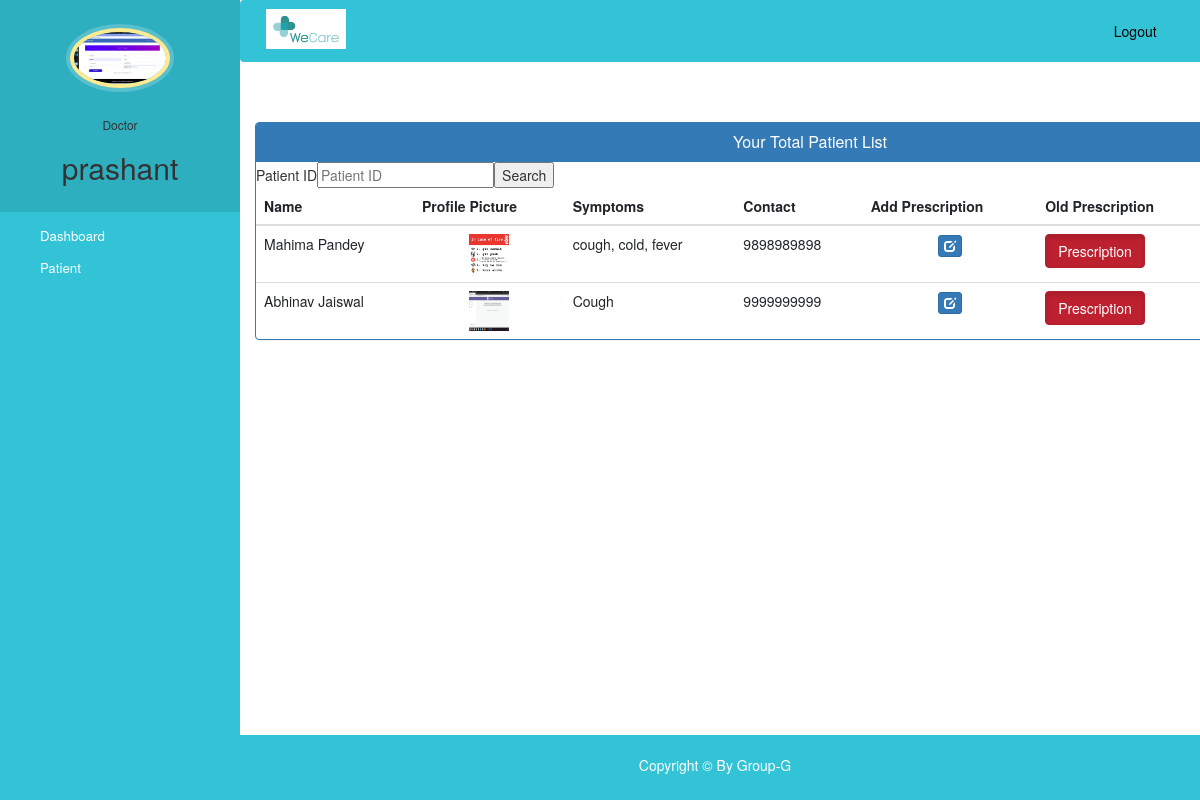
Page /doctor-patient-search (signed in) on the committed database.
### hospital/models.py (models this page shows, shortened)
class Doctor(models.Model):
    user = models.OneToOneField(User, on_delete=models.CASCADE)
    profile_pic = models.ImageField(
        upload_to='profile_pic/DoctorProfilePic/', null=True, blank=True)
    address = models.CharField(max_length=40)
    mobile = models.CharField(max_length=20, null=True)
    department = models.CharField(
        max_length=50, choices=departments, default='Cardiologist')

class Patient(models.Model):
    user = models.OneToOneField(User, on_delete=models.CASCADE)
    profile_pic = models.ImageField(
        upload_to='profile_pic/PatientProfilePic/', null=True, blank=True)
    address = models.CharField(max_length=40)
    mobile = models.CharField(max_length=20, null=False)
    symptoms = models.CharField(max_length=100, null=False)
    assignedDoctorId = models.PositiveIntegerField(null=True)
    allergy_substance = models.CharField(max_length=100)
    allergy_criticality = models.CharField(
        max_length=20, choices=criticality, default='low')
    problems_list = models.CharField(max_length=100, null=False)
    immunization = models.CharField(max_length=100, null=False)
    history_procedure = models.CharField(max_length=100, null=False)
    diagnostic_results = models.FileField(
        upload_to='patient_document/', null=True, blank=True)
    past_history_of_illness = models.CharField(max_length=100, null=False)
    @property
    def get_name(self):
        return self.user.first_name+" "+self.user.last_name

### hospital/views.py (the view)
# urls.py: path('doctor-patient-search', views.doctor_patient_search_view,name='doctor-patient-search'),
@login_required(login_url='doctorlogin')
@user_passes_test(is_doctor)
def doctor_patient_search_view(request):
    mydict = {
        'patients': models.Patient.objects.all().filter(assignedDoctorId=request.user.id),
        'doctor': models.Doctor.objects.get(user_id=request.user.id),
    }
    if request.method == 'POST':
        mydict = {
            'patients': models.Patient.objects.all().filter(assignedDoctorId=request.user.id, user_id=request.POST['patId']),
            'doctor': models.Doctor.objects.get(user_id=request.user.id),
        }
    return render(request, 'hospital/doctor_patient.html', context=mydict)

### hospital/views.py (called while the page is built)
def is_doctor(user):
    return user.groups.filter(name='DOCTOR').exists()

### templates/hospital/doctor_patient.html (shortened to what this page needs)
{% extends 'hospital/doctor_base.html' %}
{% block content %}
{%load static%}
<head>
  <link href="//netdna.bootstrapcdn.com/bootstrap/3.0.0/css/bootstrap.min.css" rel="stylesheet" id="bootstrap-css">
</head>
<div class="container">
  <div class="panel panel-primary">
    <div class="panel-heading">
      <h6 class="panel-title">Your Total Patient List</h6>
    </div>
    <form method="POST">
      <table>
        <tr>
          <td>Patient ID</td>
          <td><input type="number" name = "patId" placeholder="Patient ID" value=""></td>
          <td><input type="submit" name="submit" value="Search"></td>
        </tr>
      </table>
    </form>
    <table class="table table-hover" id="dev-table" align="center">
      <thead>
        <tr>
          <th>Name</th>
          <th>Profile Picture</th>
          <th>Symptoms</th>
          <th>Contact</th>
          <th>Add Prescription</th>
          <th>Old Prescription</th>
        </tr>
      </thead>
      {% for p in patients %}
      <tr>
        <td> {{p.get_name}}</td>
        <td align="center"> <img src="{% static p.profile_pic.url %}" alt="Profile Pic" height="40px" width="40px" /></td>
        <td>{{p.symptoms}}</td>
        <td>{{p.mobile}}</td>
        <td align="center"><a class="btn btn-primary btn-xs" href="{% url 'new-prescription' p.id  %}"><span class="glyphicon glyphicon-edit"></span></a></td>
        <td><a href="{% url 'old-prescription' p.id  %}" class="btn btn-danger active" role="button" aria-pressed="true">Prescription</a></td>
      </tr>
      {% endfor %}
    </table>
  </div>
</div>
{% endblock content %}

### templates/hospital/doctor_base.html (shortened to what this page needs)
<!DOCTYPE html>
{% load static %}
<html lang="en">
<head>
  <link rel="stylesheet" href="https://stackpath.bootstrapcdn.com/bootstrap/4.3.1/css/bootstrap.min.css">
  <link rel="stylesheet" href="https://maxcdn.bootstrapcdn.com/font-awesome/4.7.0/css/font-awesome.min.css">
</head>
<body>
  <nav class="menu" tabindex="0">
    <header class="avatar">
      <img src="{% static doctor.profile_pic.url %}" alt="Profile Pic" />
      <br><br>
      <h6>Doctor</h6>
      <h2>{{request.user.first_name}}</h2>
    </header>
    <ul>
      <li tabindex="0" class="icon-dashboard"> <a style="color:white; text-decoration:none;" href="/doctor-dashboard"><span>Dashboard</span></a> </li>
      <li tabindex="0" class="icon-users"> <a style="color:white; text-decoration:none;" href="/doctor-patient-search"><span>Patient</span></a></li>
    </ul>
  </nav>
  <main>
    <div class="bs-example">
      <nav class="navbar navbar-expand-md  navbar-dark fixed-top" style="background:rgba(0, 181, 204,0.8);">
        <a class="navbar-brand" href="/" ><img src="{% static "images/logo.png" %}" width="80" height="40" style="position: absolute; top: 8px; bottom: 5px;" alt=""></a>
        <div class="collapse navbar-collapse justify-content-between" id="navbarCollapse">
          <div class="navbar-nav" style=" margin-left: 90%;">
            <a href="/logout" style="color:black" class="nav-item nav-link">Logout</a>
          </div>
        </div>
      </nav>
    </div>
    <br><br>
    {% block content %}
    {% endblock content %}
    <div class="footer">
      <p>
        Copyright &copy; By Group-G </p>
    </div>
  </main>
</body>
</html>

### templates/hospital/doctor_base.html (style rules this page uses)
.navbar-brand { color: #000; }
a:link { text-decoration: none; }
a { color: white; }
.footer { position: fixed; padding: 20px 250px 0px 0px; left: 240px; bottom: 0; width: 100%; background-color: rgba(0, 181, 204,0.8); color: white; text-align: center; height: 65px; }
body { padding-left: 240px; position: fixed; }
main { position: relative; width: 82vw; height: 100vh; overflow-y: scroll; }
.menu { background: rgba(0, 181, 204,0.8); height: 100vh; width: 240px; position: fixed; top: 0px; left: 0; z-index: 5; outline: none; }
.menu .avatar { background: rgba(0, 0, 0, 0.1); padding: 2em 0.5em; text-align: center; }
.menu .avatar img { width: 100px; border-radius: 50%; overflow: hidden; border: 4px solid #ffea92; box-shadow: 0 0 0 4px rgba(255, 255, 255, 0.2); }
.menu .avatar h2 { font-weight: normal; margin-bottom: 0; }
.menu ul { list-style: none; padding: 0.5em 0; margin: 0; }
.menu ul li { padding: 0.5em 1em 0.5em 3em; font-size: 0.95em; font-weight: regular; background-repeat: no-repeat; background-position: left 15px center; background-size: auto 20px; transition: all 0.15s linear; cursor: pointer; }
.menu ul li.icon-dashboard { background-image: url("http://www.entypo.com/images//gauge.svg"); }
.menu ul li.icon-users { background-image: url("http://www.entypo.com/images//users.svg"); }

### templates/hospital/doctor_patient.html (style rules this page uses)
a:link { text-decoration: none; }
h6 { text-align: center; }

### rows in the picture
Doctor: profile_pic (picture)
Patient: get_name "Mahima Pandey", profile_pic (picture), symptoms "cough, cold, fever", mobile "9898989898"
Patient: get_name "Abhinav Jaiswal", profile_pic (picture), symptoms "Cough", mobile "9999999999"

### other values in the picture
{{ request.user.first_name }} "prashant"
